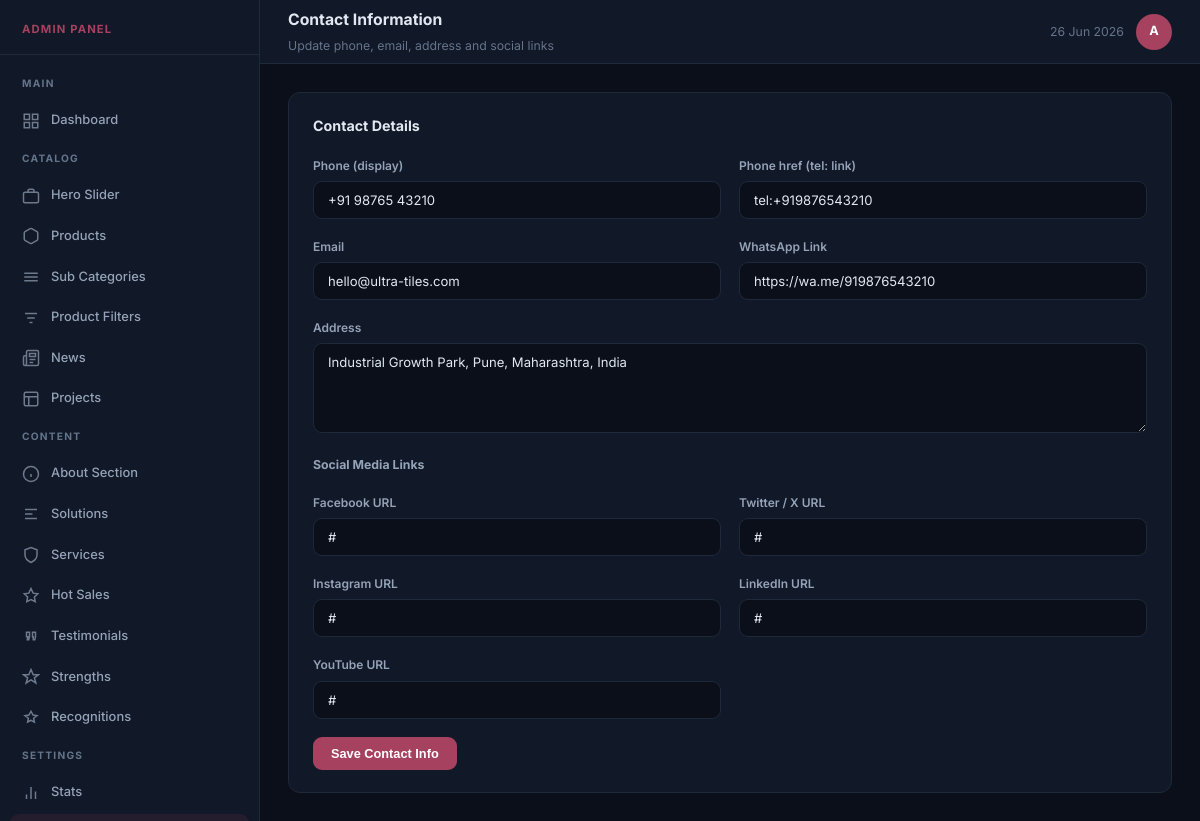
/admin/contact_info.php (signed in), run on the app's committed database.
### tables this page shows
CREATE TABLE `contact_info` (
  `id` int(11) NOT NULL,
  `phone` varchar(100) DEFAULT '+91 98765 43210',
  `phone_href` varchar(200) DEFAULT 'tel:+919876543210',
  `email` varchar(200) DEFAULT 'hello@ultra-tiles.com',
  `whatsapp` varchar(200) DEFAULT 'https://wa.me/919876543210',
  `address` text DEFAULT 'Industrial Growth Park, Pune, Maharashtra, India',
  `facebook` varchar(300) DEFAULT '#',
  `twitter` varchar(300) DEFAULT '#',
  `instagram` varchar(300) DEFAULT '#',
  `linkedin` varchar(300) DEFAULT '#',
  `youtube` varchar(300) DEFAULT '#',
  `updated_at` timestamp NOT NULL DEFAULT current_timestamp() ON UPDATE current_timestamp()
);

### admin/contact_info.php (the view, shortened to what this page needs)
<?php
require_once __DIR__ . '/layout.php';
$pdo = db();
$info = $pdo->query("SELECT * FROM contact_info LIMIT 1")->fetch();
?>
<div class="admin-layout">
<div class="main-content">
<div class="page-body">
<div class="card">
  <div class="card-title">Contact Details</div>
  <form method="POST" class="form-grid">
    <div class="form-row">
      <div class="form-group">
        <label class="form-label">Phone (display)</label>
        <input name="phone" class="form-control" value="<?= htmlspecialchars($info['phone'] ?? '') ?>" placeholder="+91 98765 43210">
      </div>
      <div class="form-group">
        <label class="form-label">Phone href (tel: link)</label>
        <input name="phone_href" class="form-control" value="<?= htmlspecialchars($info['phone_href'] ?? '') ?>" placeholder="tel:+919876543210">
      </div>
    </div>
    <div class="form-row">
      <div class="form-group">
        <label class="form-label">Email</label>
        <input name="email" type="email" class="form-control" value="<?= htmlspecialchars($info['email'] ?? '') ?>">
      </div>
      <div class="form-group">
        <label class="form-label">WhatsApp Link</label>
        <input name="whatsapp" class="form-control" value="<?= htmlspecialchars($info['whatsapp'] ?? '') ?>" placeholder="https://wa.me/919876543210">
      </div>
    </div>
    <div class="form-group">
      <label class="form-label">Address</label>
      <textarea name="address" class="form-control" rows="2"><?= htmlspecialchars($info['address'] ?? '') ?></textarea>
    </div>
    <div style="font-size:0.82rem;font-weight:700;color:var(--text-dim);padding-top:4px">Social Media Links</div>
    <div class="form-row">
      <div class="form-group">
        <label class="form-label">Facebook URL</label>
        <input name="facebook" class="form-control" value="<?= htmlspecialchars($info['facebook'] ?? '') ?>">
      </div>
      <div class="form-group">
        <label class="form-label">Twitter / X URL</label>
        <input name="twitter" class="form-control" value="<?= htmlspecialchars($info['twitter'] ?? '') ?>">
      </div>
      <div class="form-group">
        <label class="form-label">Instagram URL</label>
        <input name="instagram" class="form-control" value="<?= htmlspecialchars($info['instagram'] ?? '') ?>">
      </div>
      <div class="form-group">
        <label class="form-label">LinkedIn URL</label>
        <input name="linkedin" class="form-control" value="<?= htmlspecialchars($info['linkedin'] ?? '') ?>">
      </div>
      <div class="form-group">
        <label class="form-label">YouTube URL</label>
        <input name="youtube" class="form-control" value="<?= htmlspecialchars($info['youtube'] ?? '') ?>">
      </div>
    </div>
    <div>
      <button type="submit" name="save_contact" class="btn btn-primary">Save Contact Info</button>
    </div>
  </form>
</div>
</div>
</div>
</div>
</body>
</html>

### admin/assets/admin.css (style rules this page uses)
*, *::before, *::after { box-sizing: border-box; margin: 0; padding: 0; }
:root { --bg: #0a0f1a; --surface: #111827; --surface2: #1a2235; --border: #1e293b; --accent: #a6425f; --accent-dim: rgba(166,66,95,0.12); --text: #e2e8f0; --text-muted: #64748b; --text-dim: #94a3b8; --success: #10b981; --danger: #ef4444; --warning: #c7768c; --sidebar-w: 260px; --radius: 12px; }
html { font-size: 15px; }
body { font-family: 'Inter', system-ui, sans-serif; background: var(--bg); color: var(--text); min-height: 100vh; line-height: 1.6; }
.admin-layout { display: flex; min-height: 100vh; }
.main-content { margin-left: var(--sidebar-w); flex: 1; display: flex; flex-direction: column; min-height: 100vh; }
.page-body { padding: 28px; flex: 1; }
.card { background: var(--surface); border: 1px solid var(--border); border-radius: var(--radius); padding: 22px 24px; }
.card-title { font-size: 0.95rem; font-weight: 700; margin-bottom: 18px; color: var(--text); }
.btn { display: inline-flex; align-items: center; gap: 7px; padding: 9px 18px; border-radius: 9px; font-size: 0.85rem; font-weight: 600; cursor: pointer; border: none; transition: all 0.18s ease; white-space: nowrap; }
.btn-primary { background: var(--accent); color: #fff; }
.form-grid { display: grid; gap: 18px; }
.form-row { display: grid; grid-template-columns: 1fr 1fr; gap: 18px; }
.form-group { display: flex; flex-direction: column; gap: 6px; }
.form-label { font-size: 0.8rem; font-weight: 600; color: var(--text-dim); }
.form-control { background: var(--bg); border: 1px solid var(--border); border-radius: 9px; padding: 10px 14px; color: var(--text); font-size: 0.875rem; font-family: inherit; outline: none; transition: border-color 0.18s; width: 100%; }
textarea.form-control { resize: vertical; min-height: 90px; }

### data on the page
contact_info: phone "+91 98765 43210", phone_href "tel:+919876543210", email "hello@ultra-tiles.com", whatsapp "https://wa.me/919876543210", address "Industrial Growth Park, Pune, Maharashtra, India", facebook "#", twitter "#", instagram "#", linkedin "#", youtube "#"

### other printed values
$title "Contact Information"
$subtitle "Update phone, email, address and social links"
